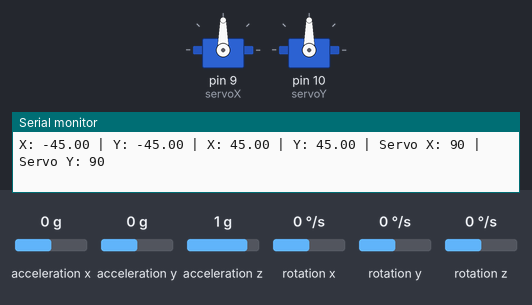
Recording of a sketch running on a simulated Arduino Uno, built with avr-gcc and run on an emulated ATmega328P. On the bench: 2 × servo, the last lines printed to the serial monitor. Wiring (inferred from the names in the program): MPU-6050 motion sensor at I2C address 0x68. The test bench sets the inputs (shaded band); at power-on: acceleration y 0 g, acceleration z 1 g, acceleration x 0 g, rotation x 0 °/s, rotation y 0 °/s, rotation z 0 °/s.

Above: at 1.2 s.
1.3 s: acceleration y set to -1.4 g
At 2.5 s:
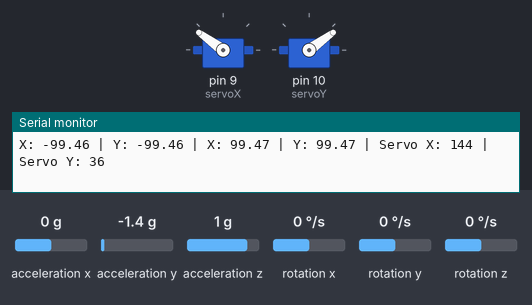
2.8 s: acceleration z set to -1.4 g
At 3.9 s:
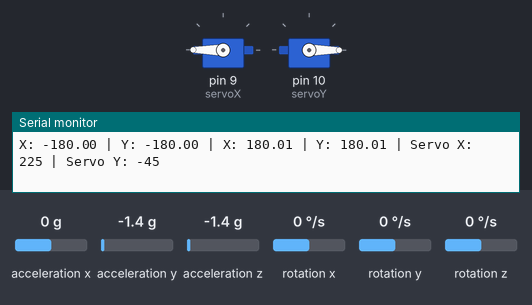
4.3 s: acceleration y set to -0.2 g
7.3 s: acceleration y set to 0.1 g
At 8.0 s:
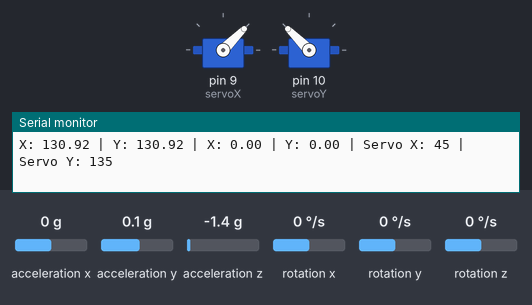
8.8 s: acceleration y set to -0.8 g
At 10.0 s:
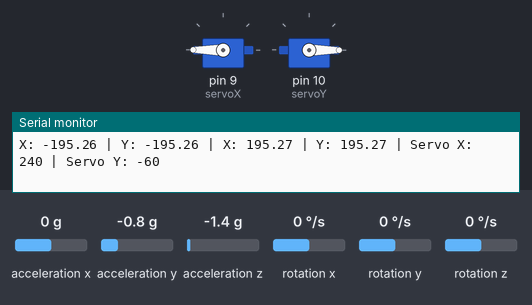
10.3 s: acceleration z set to 0 g
At 11.1 s:
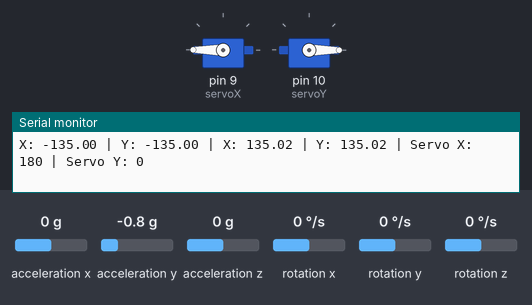
Timing chart, 0 to 12.9 s (numbered marks = the images above; inputs shaded):
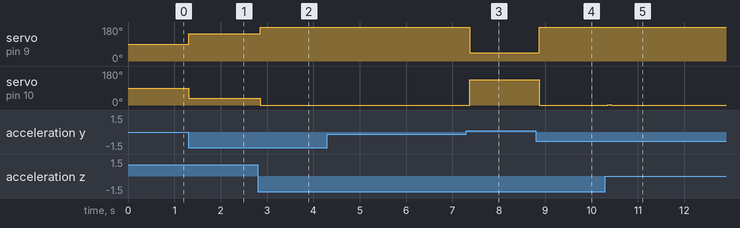

Measured:
- the behaviour switches between -0.1 and 0 g on acceleration y (found by bisection; images 2 and 3)
- after the input at 1.3 s, servo on pin 9 (servoX): 90° → 144° at once; servo on pin 10 (servoY): 90° → 36° at once
- after the input at 2.8 s, servo on pin 9 (servoX): 144° → 180° after 0.05 s; servo on pin 10 (servoY): 36° → 0° after 0.05 s
- after the input at 7.3 s, servo on pin 9 (servoX): 180° → 45° after 0.07 s; servo on pin 10 (servoY): 0° → 135° after 0.07 s
- after the input at 8.8 s, servo on pin 9 (servoX): 45° → 180° after 0.07 s; servo on pin 10 (servoY): 135° → 0° after 0.07 s
- after the input at 10.3 s, servo on pin 9 (servoX): 180° → 179° after 0.05 s, → 180° 0.08 s later; servo on pin 10 (servoY): 0° → 1° after 0.05 s, → 0° 0.08 s later

The sketch:

arduino_car.ino
```cpp
#include <Wire.h>
#include <Servo.h>
#include <PID_v1.h>

// MPU6050 constants
const int MPU6050_addr = 0x68;   // I2C address of the MPU6050
const int MPU6050_xAccel_reg = 0x3B;  // Register address for X-axis accelerometer data
const int MPU6050_yAccel_reg = 0x3D;  // Register address for Y-axis accelerometer data
const int MPU6050_zAccel_reg = 0x3F;  // Register address for Z-axis accelerometer data
const int MPU6050_xGyro_reg = 0x43;   // Register address for X-axis gyroscope data
const int MPU6050_yGyro_reg = 0x45;   // Register address for Y-axis gyroscope data
const int MPU6050_zGyro_reg = 0x47;   // Register address for Z-axis gyroscope data

// PID constants
double kp = 1.0;    // Proportional gain
double ki = 0.0001;    // Integral gain
double kd = 0.00001;    // Derivative gain

// Servo objects
Servo servoX;
Servo servoY;

// Variables for MPU6050 data
int16_t accX, accY, accZ;
int16_t gyroX, gyroY, gyroZ;

// Variables for PID control
double setpointX = 0;    // Target angle for X-axis stabilization
double setpointY = 0;    // Target angle for Y-axis stabilization
double inputX;
double inputY;   // Current angle values from MPU6050
double outputX;
double outputY; // Output values from PID controller

// PID objects
PID pidX(&inputX, &outputX, &setpointX, kp, ki, kd, DIRECT);
PID pidY(&inputY, &outputY, &setpointY, kp, ki, kd, DIRECT);

void setup() {
  Wire.begin();
  Serial.begin(9600);

  // Initialize MPU6050
  Wire.beginTransmission(MPU6050_addr);
  Wire.write(0x6B);             // PWR_MGMT_1 register
  Wire.write(0);                // Set to 0 to activate the MPU-6050
  Wire.endTransmission(true);

  // Attach servo motors to pins
  servoX.attach(9);
  servoY.attach(10);

  // Set servo motor initial positions
  servoX.write(0);
  servoY.write(00);

  // Set PID parameters
  pidX.SetMode(AUTOMATIC);
  pidX.SetSampleTime(10);  // Update PID controller every 10 milliseconds
  pidY.SetMode(AUTOMATIC);
  pidY.SetSampleTime(10);  // Update PID controller every 10 milliseconds
}

void loop() {
  // Read MPU6050 data
  readMPU6050Data();

  // Convert raw accelerometer and gyroscope data to angles
  inputX = getAccAngle(accY, accZ);
  inputY = getAccAngle(accY, accZ);

  // Perform PID calculations
  pidX.Compute();
  pidY.Compute();

  // Update servo motor positions
  int servoXPosition = map(outputX, -45, 135, 0, 180);
  int servoYPosition = map(outputY, -45, 135, 180, 0);
  servoX.write(servoXPosition);
  servoY.write(servoYPosition);

  // Print values for debugging
  Serial.print("X: ");
  Serial.print(inputX);
  Serial.print(" | Y: ");
  Serial.print(inputY);
  Serial.print(" | X: ");
  Serial.print(outputX);
  Serial.print(" | Y: ");
  Serial.print(outputY);
  Serial.print(" | Servo X: ");
  Serial.print(servoXPosition);
  Serial.print(" | Servo Y: ");
  Serial.println(servoYPosition);

  delay(10);  // Delay for PID sample time
}

void readMPU6050Data() {
  Wire.beginTransmission(MPU6050_addr);
  Wire.write(MPU6050_xAccel_reg);
  Wire.endTransmission(false);
  Wire.requestFrom(MPU6050_addr, 14, true);

  accX = Wire.read() << 8 | Wire.read();
  accY = Wire.read() << 8 | Wire.read();
  accZ = Wire.read() << 8 | Wire.read();

  gyroX = Wire.read() << 8 | Wire.read();
  gyroY = Wire.read() << 8 | Wire.read();
  gyroZ = Wire.read() << 8 | Wire.read();
}

double getAccAngle(int16_t acc1, int16_t acc2) {
  double angle = atan2(acc1, acc2) * (180 / PI);
  return angle - 45;
}
```
